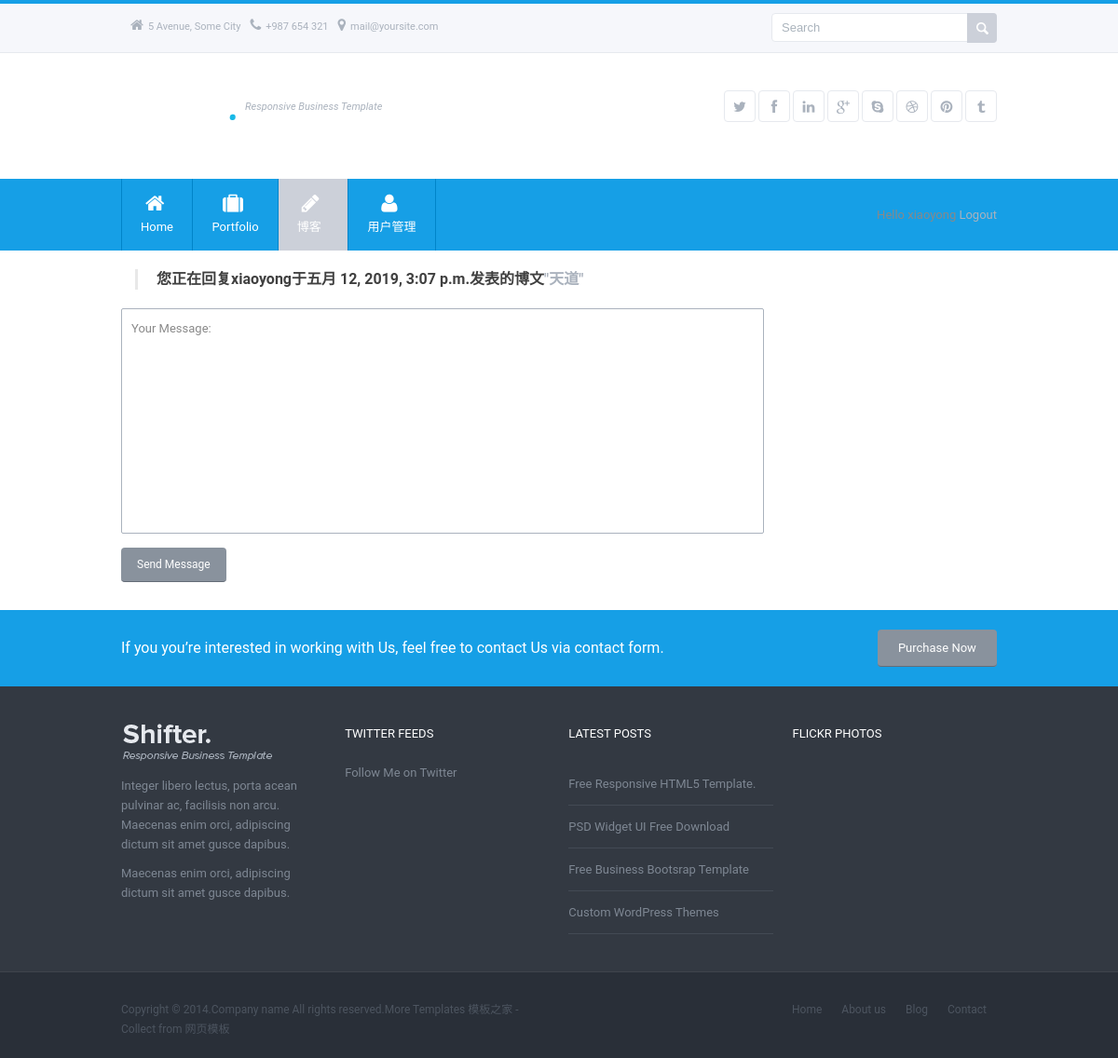
The page /blog/comment/create/1/ (signed in) on the database its author committed.
### blog/models.py (models this page shows, shortened)
class Post(models.Model):
    STATUS_CHOICES = (('draft', '草稿态'), ('published', '发布态'))
    title = models.CharField(max_length=250)
    slug = models.SlugField(max_length=250, unique_for_date='publish')
    author = models.ForeignKey(settings.AUTH_USER_MODEL, on_delete=models.CASCADE, related_name='blog_posts')
    body = RichTextUploadingField(default='请在这里输入博客正文')
    publish = models.DateTimeField(default=timezone.now)
    created = models.DateTimeField(auto_now_add=True, db_index=True)
    updated = models.DateTimeField(auto_now=True)
    status = models.CharField(max_length=10, choices=STATUS_CHOICES, default='draft')
    explored = models.PositiveIntegerField(db_index=True, default=0)  # 计算博客访问量
    users_like = models.ManyToManyField(settings.AUTH_USER_MODEL, related_name='posts_liked', blank=True)
    total_likes = models.PositiveIntegerField(db_index=True, default=0)
    objects = models.Manager()  # 默认的管理器
    published = PublishedManager()  # 自定义管理器
    class Meta:
        ordering = ('-publish',)
    def get_absolute_url(self):
        return reverse('blog:post_detail', args=[self.pk])
    tags = TaggableManager()

### blog/views.py (the view, shortened to what this page needs)
# urls.py: path('comment/create/<int:pk>/', CommentCreate.as_view(), name='comment_create'),
class CommentCreate(LoginRequiredMixin, CreateView):
    model = Comment
    fields = ['body']
    template_name = 'blog/comment_create.html'
    success_url = '/blog/thanks/'
    def get_context_data(self, **kwargs):
        context = super().get_context_data(**kwargs)
        context['target'] = get_object_or_404(Post, pk=self.kwargs['pk'])
        return context

### blog/templates/blog/comment_create.html (shortened to what this page needs)
{% extends 'base.html' %}
{% block content %}
    <div id="content">
        <div class="container">
            <div class="one">
                <blockquote>
                   <h4>您正在回复{{ target.author.first_name }}于{{ target.publish }}发表的博文<a href="{{ target.get_absolute_url }}">"{{ target.title }}"</a></h4>
                </blockquote>
            </div>
            <section class="one">
				<form action="." id="contact-form" class="simple-form " method="post">{% csrf_token %}
					<fieldset>
						<div class="input-title">
							Your Message:
						</div>
						<textarea cols="60" rows="12" title="Your Message" class="text requiredField" name="body"></textarea>
					</fieldset>
					<div class="three-fourth">
						<input type="submit" value="Send message" class="button big grey round"/>
					</div>
				</form>
			</section>
        </div>
    </div>
{% endblock %}

### rows shown on the page
Post: author.first_name "xiaoyong", publish "五月 12, 2019, 3:07 p.m.", title "天道"
